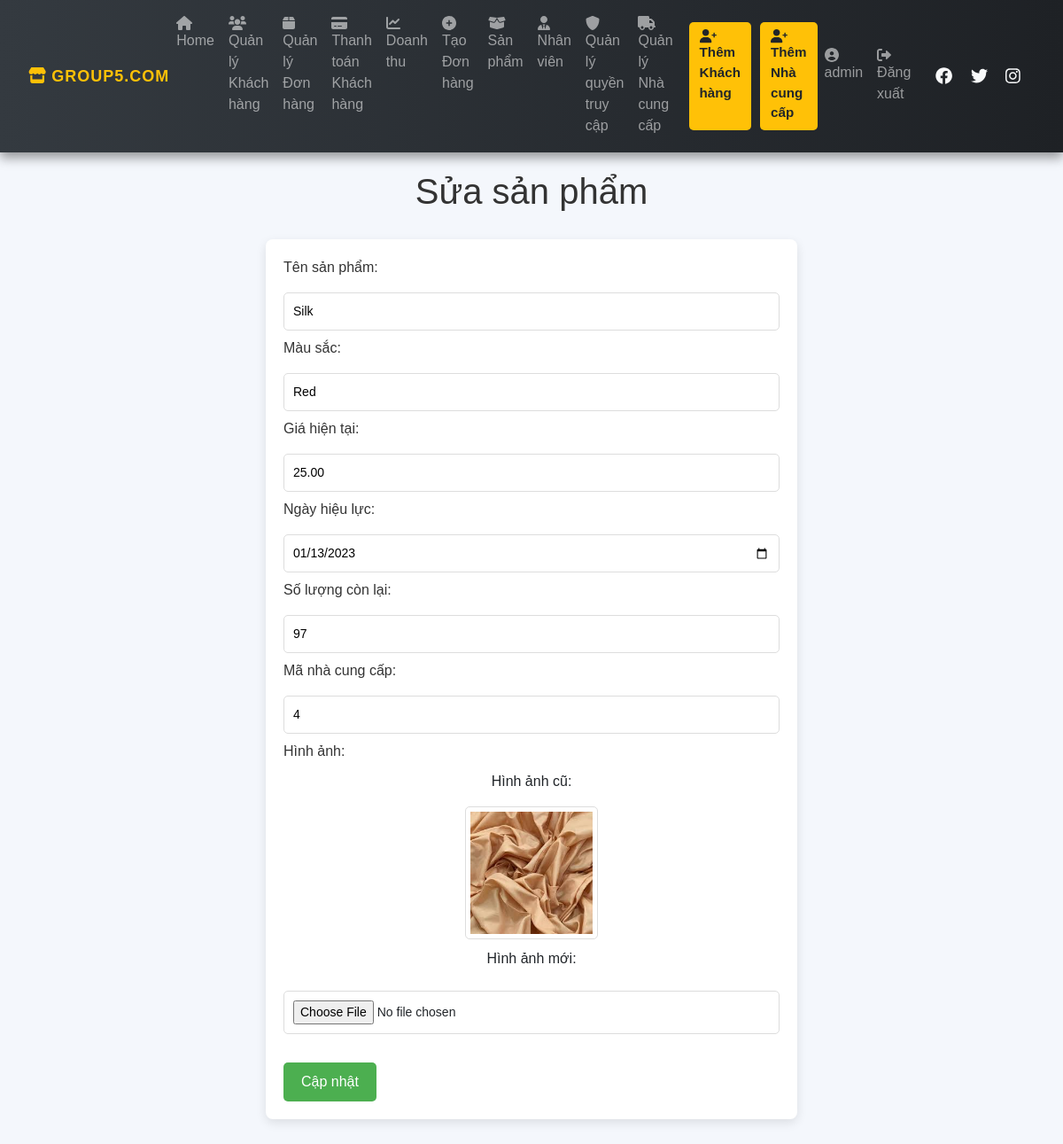
Page /edit_product.php?edit=1 (signed in) on the committed database.
### tables this page shows
CREATE TABLE `category` (
  `CCode` int(11) NOT NULL,
  `Name` varchar(100) DEFAULT NULL,
  `Color` varchar(50) DEFAULT NULL,
  `RemainQuantity` int(11) DEFAULT NULL,
  `Price` decimal(10,2) DEFAULT NULL,
  `AppliedDate` date DEFAULT NULL,
  `SCode` int(11) DEFAULT NULL,
  `img` varchar(255) DEFAULT NULL
);

### edit_product.php (the view, shortened to what this page needs)
<?php
require 'connect.php';
include 'nav.php';
$product = null;
if (isset($_GET['edit'])) {
    $CCode = $_GET['edit'];
    $sql = "SELECT * FROM category WHERE CCode = :CCode";
    $stmt = $conn->prepare($sql);
    $stmt->execute([':CCode' => $CCode]);
    $product = $stmt->fetch(PDO::FETCH_ASSOC);
}
?>
<!DOCTYPE html>
<html lang="vi">
<head>
    <link rel="stylesheet" href="edit_product.css">
</head>
<body>
<h1>Sửa sản phẩm</h1>
<form action="edit_product.php?edit=<?php echo htmlspecialchars($product['CCode']); ?>" method="POST" enctype="multipart/form-data">
    <label for="name">Tên sản phẩm:</label>
    <input type="text" id="name" name="name" value="<?php echo htmlspecialchars($product['Name']); ?>" required><br>
    <label for="color">Màu sắc:</label>
    <input type="text" id="color" name="color" value="<?php echo htmlspecialchars($product['Color']); ?>" required><br>
    <label for="price">Giá hiện tại:</label>
    <input type="number" id="price" name="price" step="0.01" value="<?php echo htmlspecialchars($product['Price']); ?>" required><br>
    <label for="applied_date">Ngày hiệu lực:</label>
    <input type="date" id="applied_date" name="applied_date" value="<?php echo htmlspecialchars($product['AppliedDate']); ?>" required><br>
    <label for="remain_quantity">Số lượng còn lại:</label>
    <input type="number" id="remain_quantity" name="remain_quantity" value="<?php echo htmlspecialchars($product['RemainQuantity']); ?>" required><br>
    <label for="SCode">Mã nhà cung cấp:</label>
    <input type="number" id="SCode" name="SCode" value="<?php echo htmlspecialchars($product['SCode']); ?>" required><br>
    <label for="img">Hình ảnh:</label>
    <div class="image-preview">
        <?php if ($product['img']): ?>
            <p>Hình ảnh cũ:</p>
            <img src="img/<?php echo htmlspecialchars($product['img']); ?>" alt="Hình ảnh cũ" id="oldImage">
        <?php else: ?>
            <p>Chưa có hình ảnh</p>
        <?php endif; ?>
        <p>Hình ảnh mới:</p>
    </div>
    <input type="file" id="img" name="img" accept="image/*" onchange="previewNewImage(event)"><br><br>
    <button type="submit" name="update">Cập nhật</button>
</form>
</body>
</html>

### edit_product.css (style rules this page uses)
body { font-family: 'Arial', sans-serif; background-color: #f4f7fc; margin: 0; padding: 0; }
h1 { text-align: center; color: #333; margin-top: 20px; }
form { width: 50%; margin: 30px auto; padding: 20px; background-color: #fff; border-radius: 8px; box-shadow: 0 4px 12px rgba(0, 0, 0, 0.1); animation: fadeIn 0.5s ease-in-out; }
label { font-size: 16px; margin-bottom: 8px; display: block; color: #333; }
input[type="text"], input[type="number"], input[type="date"], input[type="file"] { width: 100%; padding: 10px; margin: 8px 0; border-radius: 5px; border: 1px solid #ddd; font-size: 14px; }
button { background-color: #4CAF50; color: white; padding: 10px 20px; border: none; border-radius: 5px; cursor: pointer; font-size: 16px; transition: background-color 0.3s ease; }
.image-preview { margin-top: 10px; text-align: center; }
.image-preview img { width: 100px; height: 100px; border-radius: 8px; transition: transform 0.3s ease; }

### edit_product.php (style rules this page uses)
.image-preview { margin-top: 10px; text-align: center; }
.image-preview img { width: 150px; height: auto; border-radius: 5px; margin: 10px auto; border: 1px solid #ddd; padding: 5px; display: block; }

### rows in the picture
category: name "Silk", color "Red", price "25.00", applied_date "01/13/2023", remain_quantity "97", SCode "4", img (picture)

### other values in the picture
$_SESSION['username'] "admin"
